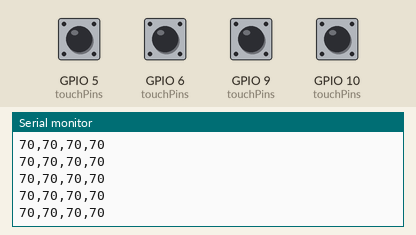
A sketch run on a simulated ESP32-S3. Parts: the last lines printed to the serial monitor. The test bench sets the inputs (shaded band); at power-on: GPIO 5 (touchPins), GPIO 6 (touchPins), GPIO 9 (touchPins), GPIO 10 (touchPins) HIGH.

Above: at 2.2 s.
2.3 s: GPIO 5 (touchPins) pulled LOW for 0.15 s
At 2.32 s:
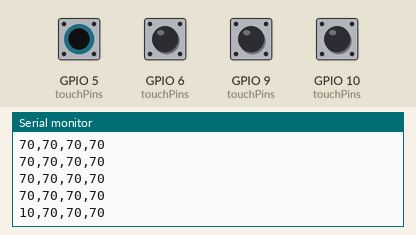
3.9 s: GPIO 6 (touchPins) pulled LOW for 0.15 s
At 3.92 s:
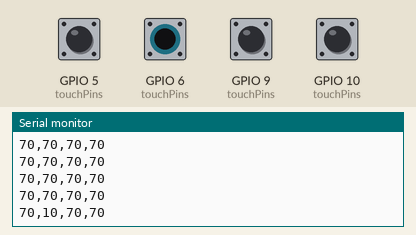
5.5 s: GPIO 9 (touchPins) pulled LOW for 0.15 s
At 5.53 s:
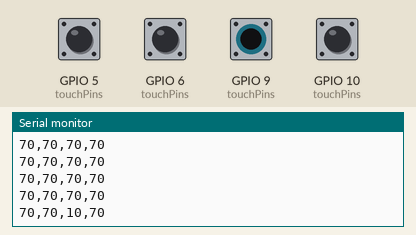
7.1 s: GPIO 10 (touchPins) pulled LOW for 0.15 s
At 7.13 s:
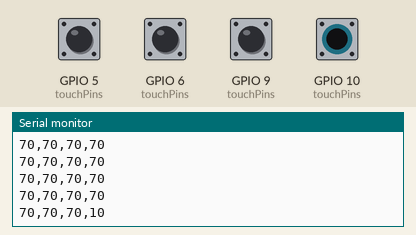
Timing chart, 0 to 9.7 s (numbered marks = the images above; inputs shaded):
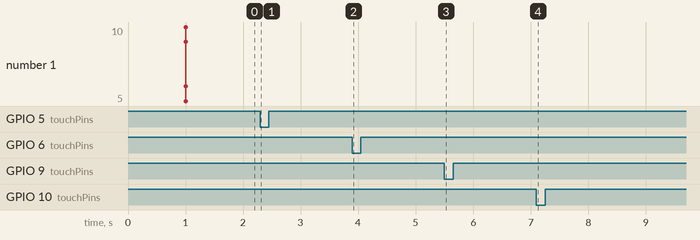

Measured:
- after the input at 2.3 s, the serial monitor: prints a new line at once (image 1)
- after the input at 3.9 s, the serial monitor: prints a new line at once (image 2)
- after the input at 5.5 s, the serial monitor: prints a new line at once (image 3)
- after the input at 7.1 s, the serial monitor: prints a new line at once (image 4)

The sketch:

ESP32_touch_test.ino
```cpp
/*
 * ESP32-S3 Touch Test
 *
 * Read touch values from pins and write to serial.
 * Use Tools->Serial Plotter to see graph of values
 */

// Which pins to read from
int touchPins[] = {5,6,9,10,-1}; // -1 indicates end of array
int loopDelay = 50;

void setup() {
  Serial.begin(115200);
  delay(1000); // Wait for serial
  Serial.println("ESP32-S3 touch test");

  Serial.println("Using pins:");
  for (int i = 0; ; i++) {
    int touchPin = touchPins[i];
    if (touchPin == -1) { // sentinel value at end of array
      break;
    }
    Serial.print("  ");
    Serial.println(touchPin);
  }
}

void loop() {
  for (int i = 0; ; i++) {
    int touchPin = touchPins[i];
    if (touchPin == -1) { // finished going through values
      break; // break out of loop
    }

    int value = touchRead(touchPin);

    // Add a comma between values
    if (i > 0) {
      Serial.print(",");
    }
    Serial.print(value);  // get value of Touch 0 pin = GPIO 4
  }
  Serial.println(); // end line

  delay(loopDelay);
}
```
